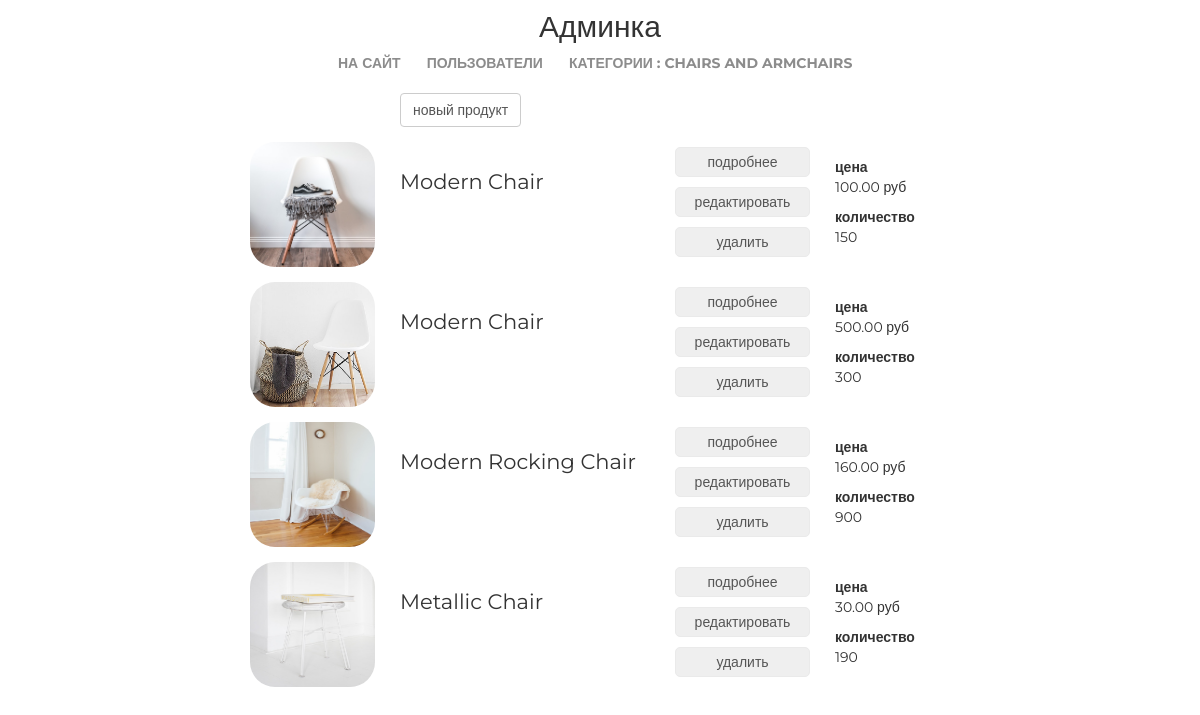
/my/admin/category/1/products (signed in), run on the app's committed database.
### mainapp/models.py (models this page shows, shortened)
class ProductCategory(models.Model):
    name = models.CharField(verbose_name='имя', max_length=64, unique=True, validators=[  # Добавил валидатор на латиницу
        onlyLatin
    ])
    description = models.TextField(verbose_name='описание', blank=True)
    is_active = models.BooleanField(default=True)

class Product(models.Model):
    category = models.ForeignKey(ProductCategory, on_delete=models.CASCADE)
    name = models.CharField(verbose_name='имя продукта', max_length=128, validators=[onlyLatin])
    image = models.ImageField(upload_to='products_images', blank=True)
    short_desc = models.CharField(max_length=60, verbose_name='краткое описание продукта', blank=True)
    description = models.TextField(verbose_name='Описание продукта', blank=True)
    price = models.DecimalField(verbose_name='цена продукта', max_digits=8, decimal_places=2, default=0)
    quantity = models.PositiveIntegerField(verbose_name='Количество на складе', default=0)
    is_active = models.BooleanField(default=True)

### adminapp/views.py (the view)
# urls.py: path('category/<int:pk>/products', adminapp.category_products, name='category_products'),
@user_passes_test(lambda u: u.is_superuser)
def category_products(request, pk):
    category = get_object_or_404(ProductCategory, pk=pk)
    object_list = category.product_set.all()
    context = {
        'title': f'категория {category.name}/продукты',
        'category': category,
        'object_list': object_list
    }
    return render(request, 'adminapp/category_products_list.html', context)

### adminapp/templatetags/my_tags.py (called while the page is built)
def media_folder_products(string):
    if not string:
        string = 'products_images/default.jpg'
    return f'{settings.MEDIA_URL}{string}'

### adminapp/templates/adminapp/category_products_list.html (shortened to what this page needs)
{% extends 'adminapp/base.html' %}
{% load static %}
{% load my_tags %}
{% block container %}
    <div class="products_list">
        <a class="new_product btn btn-default"
           href={% url 'my_admin:product_create' category.pk %}>новый продукт</a>
        {% for object in object_list %}
            <div class="product_record {% if not object.is_active %}not_active{% endif %}">
                <img src="{{ object.image|media_folder_products }}" alt="{{ object.name }}">
                <div class="product_name">
                    {{ object.name|title }}
                </div>
                <div class="product_actions">
                    <button>
                        <a href={% url 'my_admin:product_read' object.pk %}>подробнее</a>
                    </button>
                    <button>
                        <a href={% url 'my_admin:product_update' object.pk %}>редактировать</a>
                    </button>
                    <button>
                        <a href={% url 'my_admin:product_delete' object.pk %}>удалить</a>
                    </button>
                </div>
                <div class="summary">
                    <b>цена</b>
                    <p>{{ object.price }} руб</p>
                    <b>количество</b>
                    <p>{{ object.quantity }}</p>
                </div>
            </div>
        {% endfor %}
    </div>
{% endblock %}

### adminapp/templates/adminapp/includes/inc__menu.html
<ul class="menu">
    <li>
        <a href="{% url 'main:index' %}">на сайт</a>
    </li>
    <li>
        <a href="{% url 'my_admin:index' %}">пользователи</a>
    </li>
    <li>
        <a href="{% url 'my_admin:categories' %}">
            категории
            {% if category %}
                : {{ category.name }}
            {% endif %}
        </a>
    </li>
</ul>

### static/css/style_myadmin.css (style rules this page uses)
* { margin: 0; padding: 0; }
body { font-family: 'Montserrat', sans-serif; }
html, body { height: 100%; }
.products_list { margin-left: 250px; }
.products_list .new_product { margin-left: 150px; }
.products_list button { border: 1px solid #eaeaea; border-radius: 5px; height: 30px; margin: 5px auto; width: 135px; padding: 0 15px; }
.products_list a { color: #555; text-decoration: none; }
.product_record { height: 125px; margin: 15px auto; position: relative; }
.product_record .product_name { display: block; float: left; margin-top: 25px; margin-left: 25px; width: 250px; font-size: 150%; }
.product_record .product_actions { display: block; float: left; margin-top: 0px; margin-left: 25px; width: 135px; }
.product_record .summary { display: block; float: left; margin-top: 15px; margin-left: 25px; width: 100px; }
.product_record img { display: block; float: left; height: 125px; width: 125px; border-radius: 25px; }
.admin_menu ul.menu { display: block; float: none; width: 550px; height: 50px; margin: auto; color: #555; }
.menu { list-style-type: none; margin-top: 67px; float: right; }
.menu li { float: left; }
.menu a { color: #8c8c8c; font-size: 14px; font-weight: 700; text-align: right; text-transform: uppercase; text-decoration: none; padding: 10px 13px; }

### data on the page
ProductCategory: name "CHAIRS AND ARMCHAIRS"
Product: image|media_folder_products (picture), name "Modern Chair", price "100.00", quantity "150"
Product: image|media_folder_products (picture), name "Modern Chair", price "500.00", quantity "300"
Product: image|media_folder_products (picture), name "Modern Rocking Chair", price "160.00", quantity "900"
Product: image|media_folder_products (picture), name "Metallic Chair", price "30.00", quantity "190"
